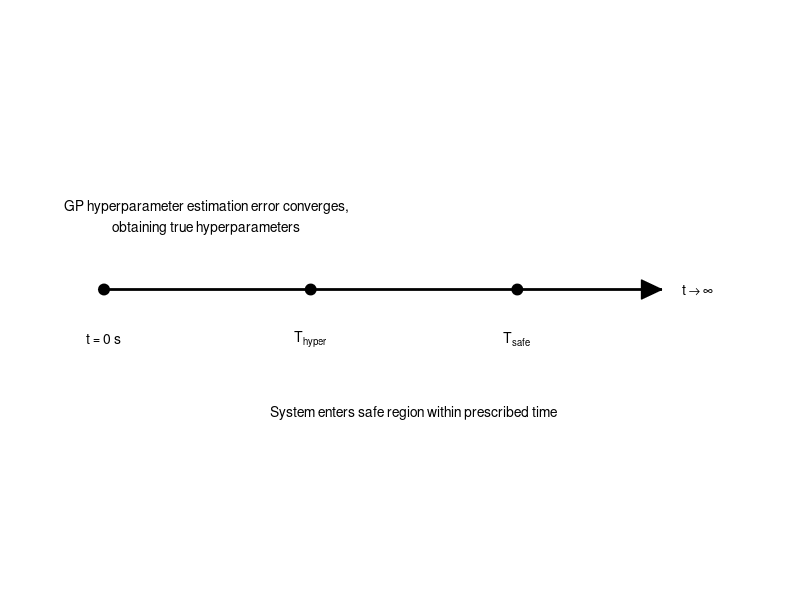

Source code (MATLAB):
clc; clear; close all;

%% 设置图形区域
figure;
hold on;
axis([0 3 -1 1]);  % 横轴 0~3，纵轴用于放置文本说明
axis off;          % 隐藏坐标轴

%% 绘制时间轴（水平直线）
% 从 t=0 到 t_end = 2.7（后续在 t_end 处加上箭头三角形）
plot([0, 2.7], [0, 0], 'k-', 'LineWidth', 2);

%% 绘制关键点
% t = 0
plot(0, 0, 'ko', 'MarkerFaceColor', 'k', 'MarkerSize', 8);
text(0, -0.2, 't = 0 s', 'FontSize', 10, 'HorizontalAlignment', 'center');

% T_hyper，取横坐标为 1
plot(1, 0, 'ko', 'MarkerFaceColor', 'k', 'MarkerSize', 8);
text(1, -0.2, 'T_{hyper}', 'FontSize', 10, 'Interpreter', 'tex', 'HorizontalAlignment', 'center');

% T_safe，取横坐标为 2
plot(2, 0, 'ko', 'MarkerFaceColor', 'k', 'MarkerSize', 8);
text(2, -0.2, 'T_{safe}', 'FontSize', 10, 'Interpreter', 'tex', 'HorizontalAlignment', 'center');

%% 添加说明文本
% 第一个说明：t=0 到 T_hyper 之间（放在上方）
text((0+1)/2, 0.3, ['GP hyperparameter estimation error converges,' char(10) 'obtaining true hyperparameters'], ...
    'FontSize', 10, 'HorizontalAlignment', 'center');

% 第二个说明：T_hyper 到 T_safe 之间（放在下方）
text((1+2)/2, -0.5, 'System enters safe region within prescribed time', ...
    'FontSize', 10, 'HorizontalAlignment', 'center');

%% 在时间轴最右端加上一个接到线上的箭头（三角形）
% 用 patch 在 (2.7,0) 附近画一个三角形（与时间轴无缝衔接）
x_arrow = [2.7, 2.6, 2.6];  % 三角形三个顶点的 x 坐标
y_arrow = [0, 0.04, -0.04]; % 三角形三个顶点的 y 坐标
patch(x_arrow, y_arrow, 'k');  % 绘制黑色三角形

%% 在箭头右侧添加文字，标明 t->∞
text(2.8, 0, 't \rightarrow \infty', 'FontSize', 10, 'HorizontalAlignment', 'left', 'Interpreter', 'tex');
